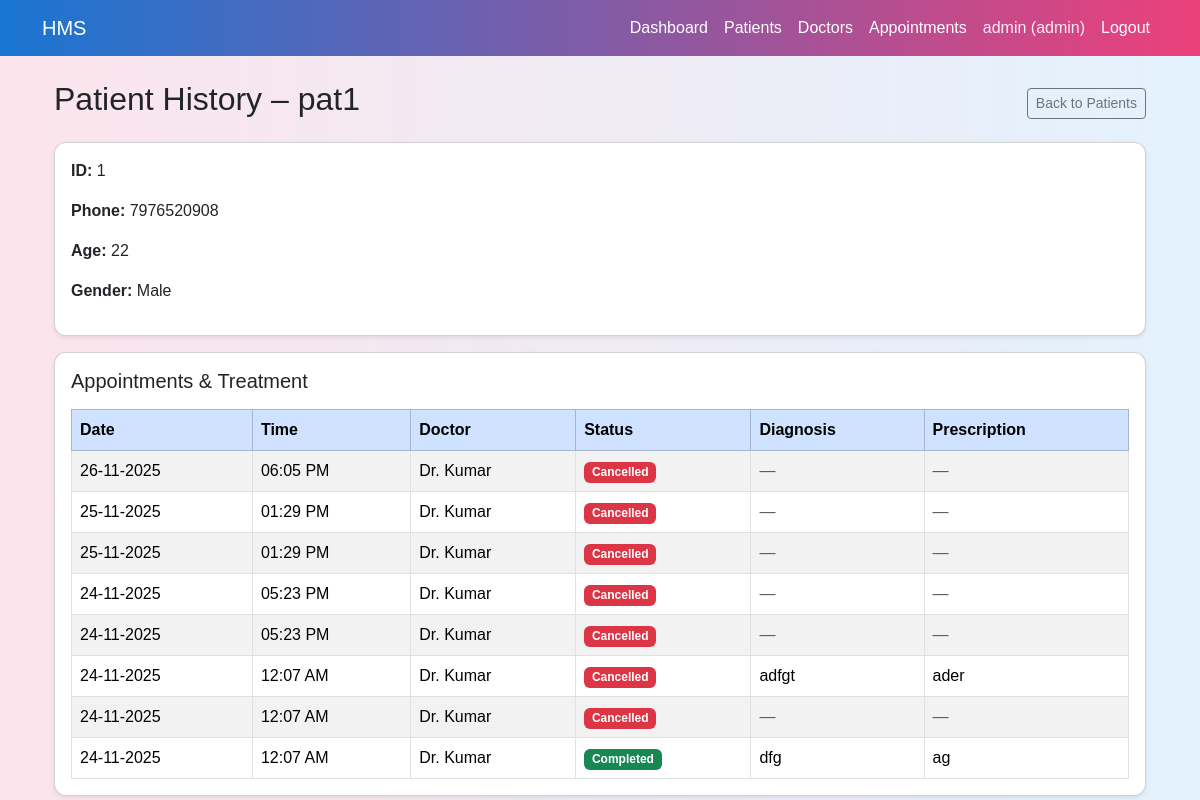
Page /admin/patient/1/history (signed in) on the earlier database version.
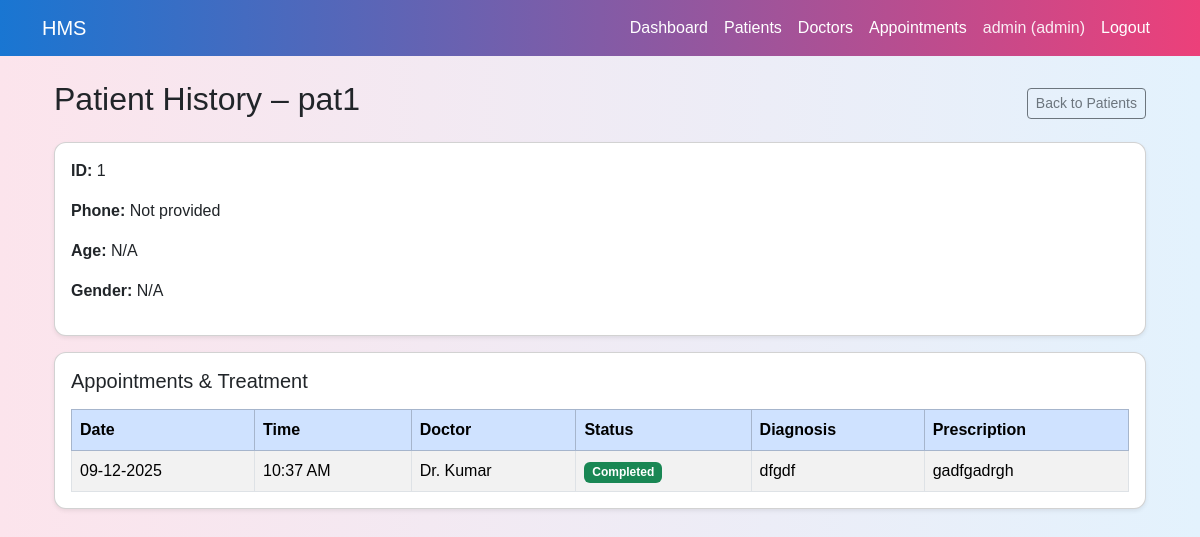
Same page on the later database version.
### models.py (models this page shows, shortened)
class Patient(db.Model):
    __tablename__="patients"
    id=db.Column(db.Integer,primary_key=True)
    user_id=db.Column(db.Integer,db.ForeignKey("users.id"),nullable=False)
    full_name=db.Column(db.String(120), nullable=False)
    age= db.Column(db.Integer)
    gender=db.Column(db.String(10))
    phone=db.Column(db.String(20))
    address=db.Column(db.String(255))
    is_balcklisted=db.Column(db.Boolean,default=False)
    user=db.relationship("User",back_populates="patient_profile")
    appointments=db.relationship("Appointment",back_populates="patient")

class Appointment(db.Model):
    __tablename__="appointments"
    id =db.Column(db.Integer,primary_key=True)
    patient_id=db.Column(db.Integer,db.ForeignKey("patients.id"),nullable=False)
    doctor_id=db.Column(db.Integer,db.ForeignKey("doctors.id"),nullable=False)
    date=db.Column(db.Date,nullable=False)
    time=db.Column(db.Time,nullable=False)
    status=db.Column(db.String(20),default="Booked")
    created_at=db.Column(db.DateTime,default=datetime.utcnow)
    updated_at=db.Column(db.DateTime,default=datetime.utcnow,onupdate=datetime.utcnow)
    patient=db.relationship("Patient",back_populates="appointments")
    doctor=db.relationship("Doctor",back_populates="appointments")
    treatment=db.relationship("Treatment",back_populates="appointment",uselist=False)

class Doctor(db.Model):
    __tablename__="doctors"
    id=db.Column(db.Integer,primary_key=True)
    user_id=db.Column(db.Integer,db.ForeignKey("users.id"),nullable=False)
    department_id=db.Column(db.Integer,db.ForeignKey("departments.id"))
    full_name=db.Column(db.String(120),nullable=False)
    phone=db.Column(db.String(20))
    about=db.Column(db.Text)
    experience_years=db.Column(db.Integer)
    is_active=db.Column(db.Boolean, default=True)
    user=db.relationship("User",back_populates="doctor_profile")
    department=db.relationship("Department",back_populates="doctors")
    appointments=db.relationship("Appointment",back_populates="doctor")
    availabilities=db.relationship("DoctorAvailability",back_populates="doctor")

class Treatment(db.Model):
    __tablename__="treatments"
    id=db.Column(db.Integer,primary_key=True)
    appointment_id=db.Column(db.Integer,db.ForeignKey("appointments.id"), nullable=False,unique=True)
    diagnosis=db.Column(db.Text)
    prescription=db.Column(db.Text)
    notes=db.Column(db.Text)
    created_at=db.Column(db.DateTime,default=datetime.utcnow)
    appointment=db.relationship("Appointment",back_populates="treatment")

### app.py (the view)
    @app.route('/admin/patient/<int:patient_id>/history')
    def admin_patient_history(patient_id):
        if session.get('role') !="admin":
            return redirect(url_for('login'))
        patient=Patient.query.get_or_404(patient_id)
        appointments=(
            Appointment.query
            .filter_by(patient_id=patient.id)
            .order_by(Appointment.date.desc(),Appointment.time.desc())
            .all()
        )
        return render_template(
            "admin_patient_history.html",
            patient=patient,
            appointments=appointments,
        )

### templates/admin_patient_history.html
{% extends "base.html" %}
{% block content %}
<div class="container mt-4">
  <div class="d-flex justify-content-between align-items-center mb-3">
    <h2>Patient History – {{ patient.full_name }}</h2>
    <a href="{{ url_for('admin_patients') }}" class="btn btn-sm btn-outline-secondary">
      Back to Patients
    </a>
  </div>
  <div class="card shadow-sm mb-3">
    <div class="card-body">
      <p><strong>ID:</strong> {{ patient.id }}</p>
      <p><strong>Phone:</strong> {{ patient.phone or 'Not provided' }}</p>
      <p><strong>Age:</strong> {{ patient.age or 'N/A' }}</p>
      <p><strong>Gender:</strong> {{ patient.gender or 'N/A' }}</p>
    </div>
  </div>
  <div class="card shadow-sm">
    <div class="card-body">
      <h5 class="card-title mb-3">Appointments & Treatment</h5>
      {% if appointments %}
      <div class="table-responsive">
        <table class="table table-striped table-bordered mb-0">
          <thead class="table-primary">
            <tr>
              <th>Date</th>
              <th>Time</th>
              <th>Doctor</th>
              <th>Status</th>
              <th>Diagnosis</th>
              <th>Prescription</th>
            </tr>
          </thead>
          <tbody>
          {% for appt in appointments %}
            <tr>
              <td>{{ appt.date.strftime('%d-%m-%Y') }}</td>
              <td>{{ appt.time.strftime('%I:%M %p') }}</td>
              <td>{{ appt.doctor.full_name if appt.doctor else 'Unknown' }}</td>
              <td>
                {% if appt.status == 'Booked' %}
                  <span class="badge bg-warning text-dark">Booked</span>
                {% elif appt.status == 'Completed' %}
                  <span class="badge bg-success">Completed</span>
                {% elif appt.status == 'Cancelled' %}
                  <span class="badge bg-danger">Cancelled</span>
                {% else %}
                  <span class="badge bg-secondary">{{ appt.status }}</span>
                {% endif %}
              </td>
              <td>
                {% if appt.treatment and appt.treatment.diagnosis %}
                  {{ appt.treatment.diagnosis }}
                {% else %}
                  <span class="text-muted">—</span>
                {% endif %}
              </td>
              <td>
                {% if appt.treatment and appt.treatment.prescription %}
                  {{ appt.treatment.prescription }}
                {% else %}
                  <span class="text-muted">—</span>
                {% endif %}
              </td>
            </tr>
          {% endfor %}
          </tbody>
        </table>
      </div>
      {% else %}
      <p class="text-muted mb-0">No appointments found for this patient.</p>
      {% endif %}
    </div>
  </div>
</div>
{% endblock %}

Differences in the rows shown:
no longer on this page (row edited): Appointment: date "26-11-2025", time "06:05 PM", doctor "Dr. Kumar", status "Cancelled"
no longer on this page (row edited): Appointment: date "25-11-2025", time "01:29 PM", doctor "Dr. Kumar", status "Cancelled"
removed Appointment: date "25-11-2025", time "01:29 PM", doctor "Dr. Kumar", status "Cancelled"
removed Appointment: date "24-11-2025", time "05:23 PM", doctor "Dr. Kumar", status "Cancelled"
removed Appointment: date "24-11-2025", time "12:07 AM", doctor "Dr. Kumar", status "Cancelled", treatment.diagnosis "adfgt", treatment.prescription "ader"
removed Appointment: date "24-11-2025", time "12:07 AM", doctor "Dr. Kumar", status "Cancelled"
removed Appointment: date "24-11-2025", time "12:07 AM", doctor "Dr. Kumar", status "Completed", treatment.diagnosis "dfg", treatment.prescription "ag"
changed Patient "pat1": phone "7976520908" → "Not provided"; age "22" → "N/A"; gender "Male" → "N/A"
changed Appointment "Dr. Kumar": date "24-11-2025" → "09-12-2025"; time "05:23 PM" → "10:37 AM"; treatment.diagnosis (not shown) → "dfgdf"; treatment.prescription (not shown) → "gadfgadrgh"; status "Cancelled" → "Completed"; no longer shows "— —"
